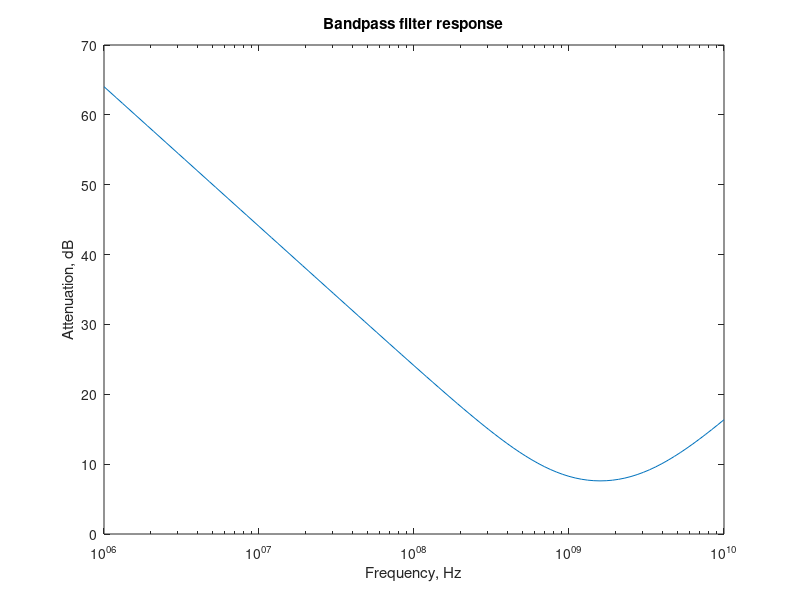
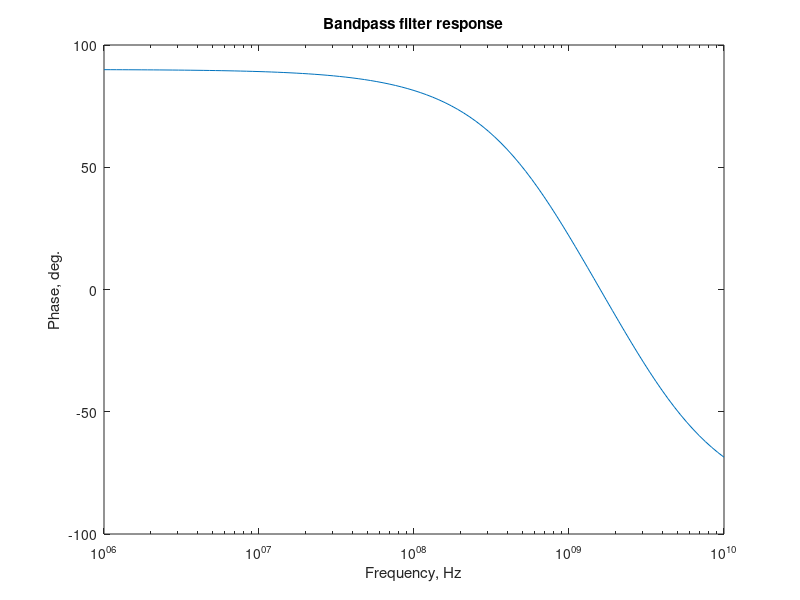

Source code (MATLAB) for these figures, in order:
%
%   This file generates the graph for Example 5.1
%   "Band pass filter response" 
% 
%   Copyright (c) 1999 by P.Bretchko and R.Ludwig
%   "RF Circuit Design: Theory and Practice"
%

close all; % close all opened graphs
clear all; % clear all variables
figure;    % open new graph

% define problem parameters
C=2e-12;  % filter capacitance
L=5e-9;   % filter inductance
R=20;     % filter resistance
Zg=50;    % source impedance
ZL=50;    % load imperances

% define frequency range
f_min=1e6;  % lower frequency limit
f_max=10e9; % upper frequency limit
N=100;      % number of points in the graph
f=f_min*((f_max/f_min).^((0:N)/N)); % compute frequency points on log scale
w=2*pi*f;  

H=ZL./(ZL+Zg+R+(1./(j*w*C)+j*w*L));

semilogx(f,-20*log10(abs(H)));
title('Bandpass filter response');
xlabel('Frequency, Hz');
ylabel('Attenuation, dB');

%print -deps 'fig5_11a.eps'     % if uncommented -> saves a copy of plot in EPS format

figure;    % open new graph
phase=atan(imag(H)./real(H));
semilogx(f,phase/pi*180);
title('Bandpass filter response');
xlabel('Frequency, Hz');
ylabel('Phase, deg.');

%print -deps 'fig5_11b.eps'     % if uncommented -> saves a copy of plot in EPS format
